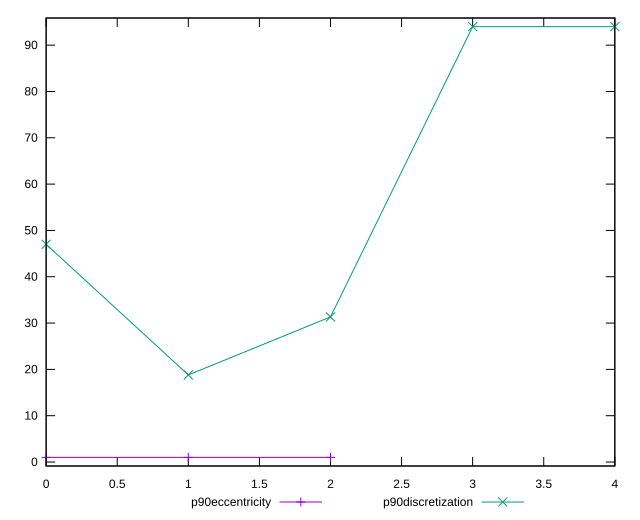

Recreate this plot in gnuplot.
reset

$p90Eccentricity <<EOF
0 0.9999999999999992
1 1.0000000000000002
2 1.000000000000001
EOF

$p90Discretization <<EOF
0 47
1 18.8
2 31.333333333333332
3 94
4 94
EOF

set key outside below
set xrange [0:4]
set yrange [-0.8600000000000009:95.86]
set trange [-0.8600000000000009:95.86]
set terminal svg size 640, 520 enhanced background rgb 'white'
set output "report_00018_2021-02-10T15-25-16.877Z/offscreen-images/progression/eccentricity.svg"

plot $p90Eccentricity title "p90eccentricity" with linespoints, \
     $p90Discretization title "p90discretization" with linespoints

reset
